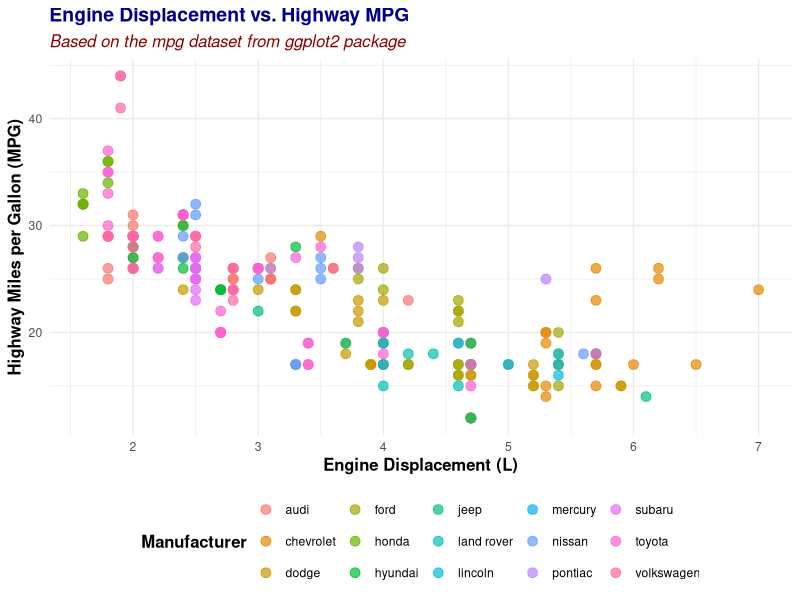

R code for this plot:
## ---- chunk 1
#| echo: false
#| warning: false
#| message: false
library(ggplot2)
data(mpg)

ggplot(mpg, aes(x = displ, y = hwy, color = manufacturer)) +
  geom_point(size = 3, alpha = 0.7) +
  labs(title = "Engine Displacement vs. Highway MPG",
       subtitle = "Based on the mpg dataset from ggplot2 package",
       x = "Engine Displacement (L)",
       y = "Highway Miles per Gallon (MPG)",
       color = "Manufacturer") +
  theme_minimal() +
  theme(
    plot.title = element_text(face = "bold", size = 14, color = "darkblue"),
    plot.subtitle = element_text(face = "italic", size = 12, color = "darkred"),
    axis.title = element_text(face = "bold", size = 12),
    legend.title = element_text(face = "bold", size = 12),
    legend.position = "bottom"
  )

